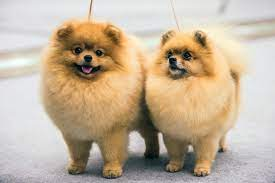
#> input picture Arithmatic/image3.jpg, 275 x 183 px, found by its file name
$ python multiplication.py
#> lines starting #> are read from the running program, lines starting #| are printed output that depends on the picture
import cv2
import numpy as np

img = cv2.imread("C:\\Users\\Itesha\\DIP\\Arithmatic\\image3.jpg")
#> img is the input picture: shape (183, 275, 3); mean B, G, R 156.2, 178.3, 195.5
mult = np.zeros([183, 275, 3], dtype=np.uint8)

print(np.shape(img))
#| (183, 275, 3)
for i in range(0,183):
    for j in range(0,275):
        for k in range(0,3):
            mult[i][j][k] = img[i][j][k] * 2   # Multipication
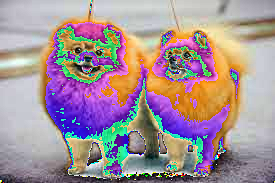
#> mult: shape (183, 275, 3); mean B, G, R 151.2, 145.5, 165
cv2.imwrite('multiply.jpg', mult)
cv2.waitKey(0)
cv2.destroyAllWindows()
